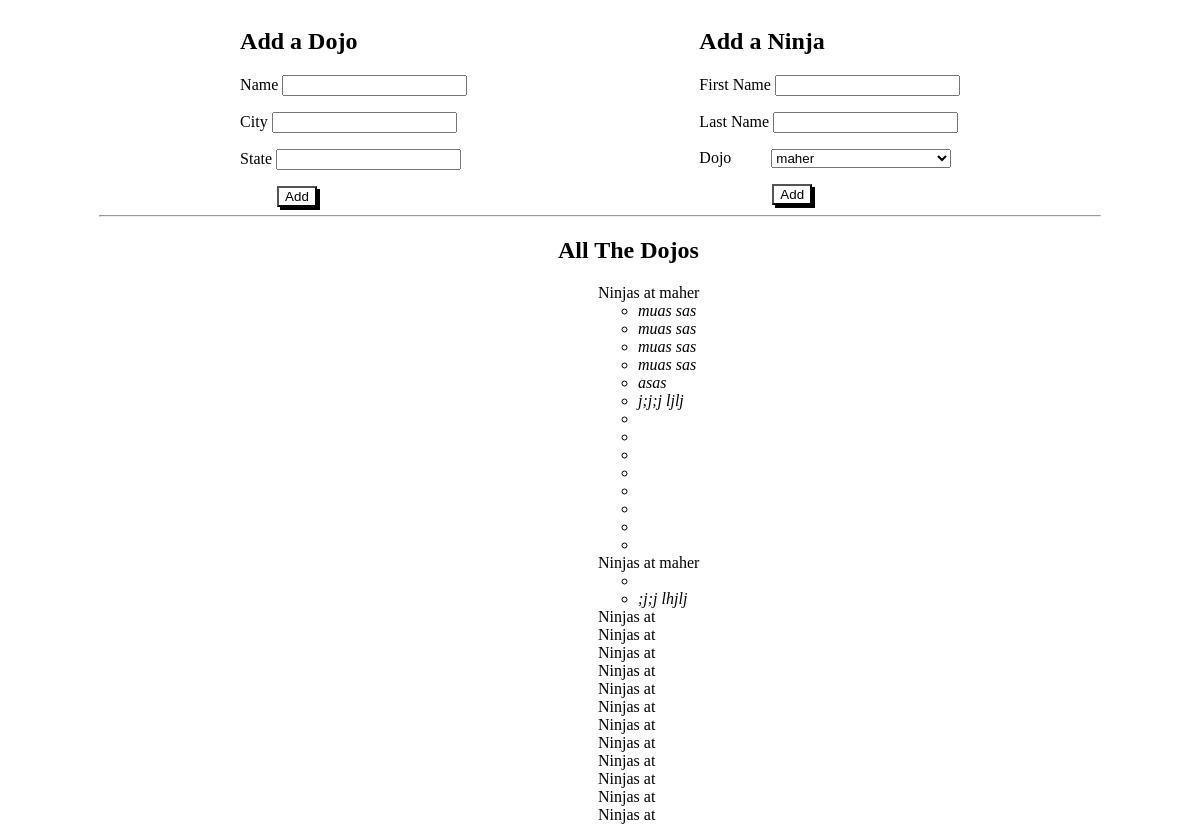
The page / on the database its author committed.
### dojos_app/models.py (models this page shows)
class Dojo(models.Model):
    name=models.CharField(max_length=255)
    city=models.CharField(max_length=255)
    state=models.CharField(max_length=2)
    desc=models.TextField(null=True)
    created_at = models.DateTimeField(auto_now_add=True)
    updated_at = models.DateTimeField(auto_now=True)

class Ninja(models.Model):
    first_name=models.CharField(max_length=255)
    last_name=models.CharField(max_length=255)
    dojo=models.ForeignKey(Dojo,related_name="ninjas",on_delete=models.CASCADE)
    created_at = models.DateTimeField(auto_now_add=True)
    updated_at = models.DateTimeField(auto_now=True)

### dojos_app/views.py (the view)
# urls.py: path('', views.result),
def result(request):
    context={
    'Dojos':Dojo.objects.all()
    }
    return render(request,'index.html',context)

### dojos_app/templates/index.html (shortened to what this page needs)
<!DOCTYPE html>
<html lang="en">
<head>
</head>
<body>
    <div class="container">
        <div>
            <h2>Add a Dojo</h2>
            <form action="/dojo" method="post">
                <p>Name <input type="text" name="dojo"></p>
                <p>City <input type="text" name="city"></p>
                <p>State <input type="text" name="state"></p>
                <button id="but1" type="submit">Add</button>
            </form>
        </div>
        <div>
            <h2>Add a Ninja</h2>
            <form action="/ninja" method="post">
                <p>First Name <input type="text" name="first"></p>
                <p>Last Name <input type="text" name="last"></p>
                <p>Dojo<select name="x">
                        {%for i in Dojos %}
                        <option value={{i.id}}>{{i.name}}</option>
                        {% endfor %}
                    </select></p>
                <button id="but2" type="submit">Add</button>
            </form>
        </div>
    </div>
    <hr>
    <div class="result">
        <h2>All The Dojos</h2>
        <ul class="dot">
            {% for i in Dojos %}
            <li>Ninjas at {{i.name}}
                <ul>
                    {%for Ninja in i.ninjas.all %}
                    <li><em>{{Ninja.first_name}} {{Ninja.last_name}}</em></li>
                    {% endfor %}
                </ul>
            </li>
            {% endfor %}
        </ul>
    </div>
</body>
</html>

### dojos_app/templates/index.html (style rules this page uses)
.container { display: flex; justify-content: space-evenly; }
button { background-color: white; }
hr { width: 1000px; }
select { width: 180px; margin-left: 40px; }
#but1 { box-shadow: 3px 3px black; margin-left: 37px; }
#but2 { margin-left: 73px; box-shadow: 3px 3px black; }
.result { margin-left: 550px; }
.dot { list-style: none; }

### rows shown on the page
Dojo: name "maher"
Ninja: first_name "muas", last_name "sas"
Ninja: first_name "muas", last_name "sas"
Ninja: first_name "muas", last_name "sas"
Ninja: first_name "muas", last_name "sas"
Ninja: first_name "asas"
Ninja: first_name "j;j;j", last_name "ljlj"
Dojo: name "maher"
Ninja: first_name ";j;j", last_name "lhjlj"

### other values the page prints
form field x "maher"
